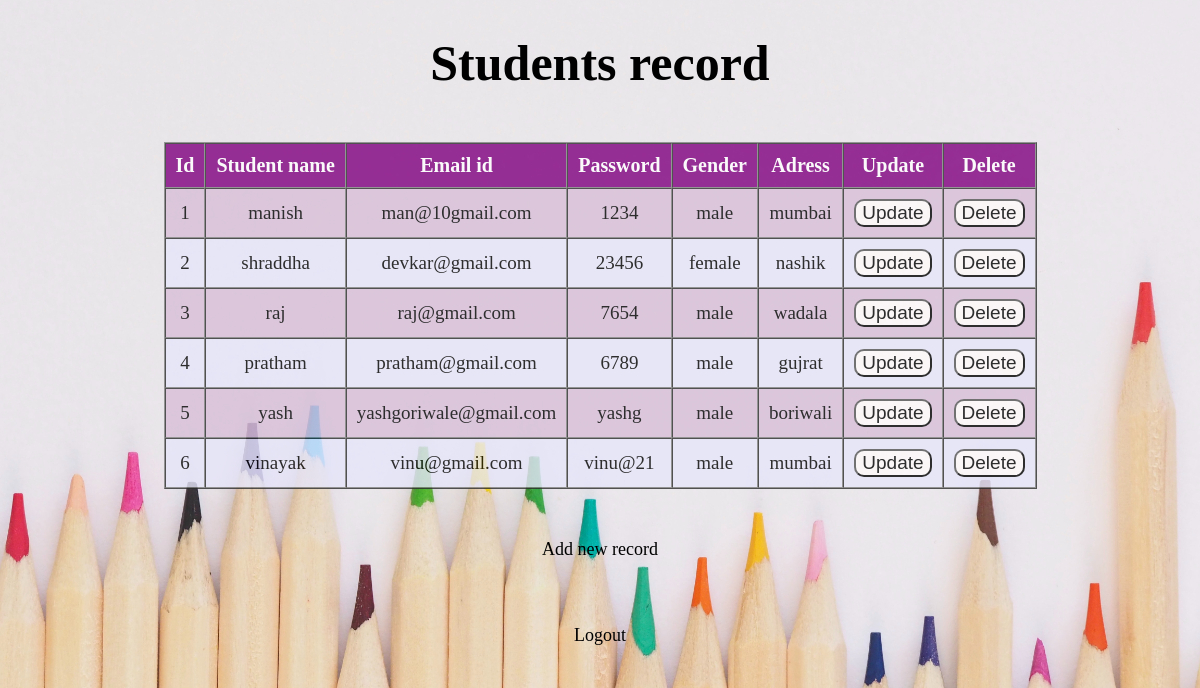
Page /dashboard.php on the committed database.
### tables this page shows
CREATE TABLE `student` (
  `Id` int(254) NOT NULL,
  `Student_name` varchar(254) NOT NULL,
  `Email` varchar(254) NOT NULL,
  `Password` varchar(254) NOT NULL,
  `Gender` char(254) NOT NULL,
  `Adress` longtext NOT NULL
);

### dashboard.php (the view, shortened to what this page needs)
<!DOCTYPE html>
<html>
<head>
	<link rel="stylesheet" type="text/css" href="studrec.css">
</head>
<body>
	<div class="rec">
	<font style="chiller"><h1>Students record</h1></font>
	<table border="1" align="center" cellpadding="10" cellspacing="0">
		<tr>
			<th>Id</th>
			<th>Student name</th>
			<th>Email id</th>
			<th>Password</th>
			<th>Gender</th>
			<th>Adress</th>
			<th>Update</th>
			<th>Delete</th>
		</tr>
		<?php include('connect.php');
		$s=mysqli_query($conn,"SELECT * FROM student");
		while($r=mysqli_fetch_array($s))
		{
		?>
        <tr>
        	<td><?php echo $r['Id'];?> </td>
			<td><?php echo $r['Student_name'];?></td>
			<td><?php echo $r['Email'];?></td>
			<td><?php echo $r['Password'];?></td>
			<td><?php echo $r['Gender'];?></td>
			<td><?php echo $r['Adress'];?></td>
			<td><button name="btn1"><a href="update.php?i=<?php echo $r['Id'];?>">Update</a></button></td>
			<td><button name="btn2"><a href="del.php?i=<?php echo $r['Id'];?>">Delete</a></button></td>
		</tr>
		<?php
	    }
	    ?>
	</table><br><br>
	<center><a href="add.php"><input type="submit" name="add" value="Add new record"></a></center><br><br>
	 <center><a href="login.php"><input type="submit" name="add" value="Logout"></a></center>
</div>
</body>
</html>

### studrec.css (style rules this page uses)
body { margin: 0; padding: 0; background: url(dash.jpg); background-size: cover; background-position: center; font-family: georgia; }
h1 { margin-bottom: 10px; padding: 0 0 20px; text-align:center; font-size: 50px; color: black; font-family: new roman times; }
.rec input[type="submit"] { width: 250px; border: none; outline: none; height: 50px; background: transparent; color: black; font-size:18px; border-radius: 49px; font-family: georgia; }
.rec button { background-color: #fffafa; border-radius: 10px; }
.rec a { text-decoration: none; font-size: 19px; color: black; }
.rec table { margin-top: 30px; opacity: 80%; }
.rec th,td { font-size: 19px; text-align: center; }
.rec th { background-color:#800080; color: white; font-size: 20px; }
tr:nth-child(even) { background-color: #d8bfd8; }
tr:nth-child(odd) { background-color: #e6e6fa; }

### rows in the picture
student: Id "1", Student_name "manish", Email "man@10gmail.com", Password "1234", Gender "male", Adress "mumbai"
student: Id "2", Student_name "shraddha", Email "devkar@gmail.com", Password "23456", Gender "female", Adress "nashik"
student: Id "3", Student_name "raj", Email "raj@gmail.com", Password "7654", Gender "male", Adress "wadala"
student: Id "4", Student_name "pratham", Email "pratham@gmail.com", Password "6789", Gender "male", Adress "gujrat"
student: Id "5", Student_name "yash", Email "yashgoriwale@gmail.com", Password "yashg", Gender "male", Adress "boriwali"
student: Id "6", Student_name "vinayak", Email "vinu@gmail.com", Password "vinu@21", Gender "male", Adress "mumbai"
